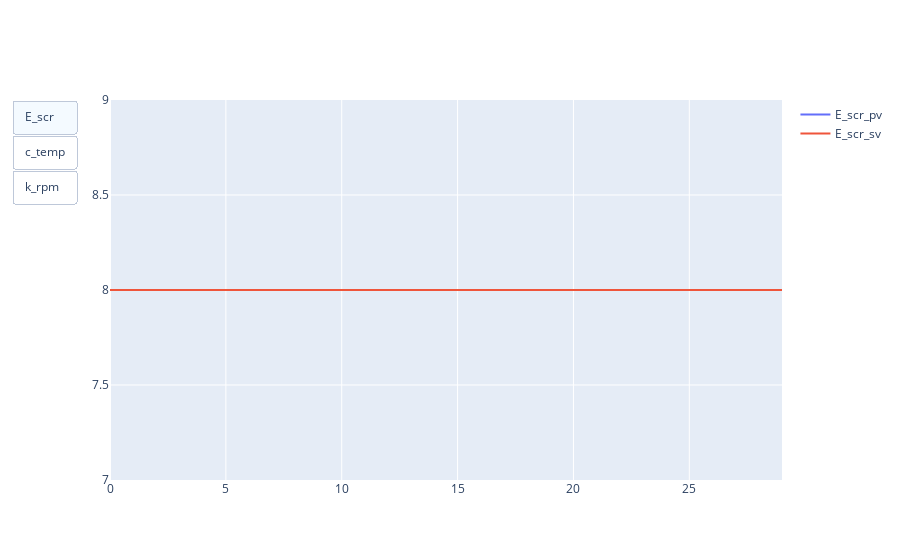

The notebook cell this image was saved under:
### Markdown cell above
### 그래프를 통으로 삭제 생성하는 예제

### Code cell
import pandas as pd
import plotly.graph_objects as go

# 데이터 로드
cnt = 0
WINDOW_SIZE = 30
CM_DF = pd.read_csv("../data/for_web.csv")
E_scr_pv = CM_DF["E_scr_pv"]
E_scr_sv = CM_DF["E_scr_sv"]

c_temp_pv = CM_DF["c_temp_pv"]
c_temp_sv = CM_DF["c_temp_sv"]

k_rpm_pv = CM_DF["k_rpm_pv"]
k_rpm_sv = CM_DF["k_rpm_sv"]

n_temp_pv = CM_DF["n_temp_pv"]
n_temp_sv = CM_DF["n_temp_sv"]

s_temp_pv = CM_DF["s_temp_pv"]
s_temp_sv = CM_DF["s_temp_sv"]

# Figure 생성
new_fig = go.Figure()

# 그래프 생성
x = list(range(WINDOW_SIZE))

# E_scr_pv 트레이스 추가
new_fig.add_trace(go.Scatter(name='E_scr_pv', x=x, y=E_scr_pv[cnt:cnt+WINDOW_SIZE], visible=True))
# E_scr_sv 트레이스 추가
new_fig.add_trace(go.Scatter(name='E_scr_sv', x=x, y=E_scr_sv[cnt:cnt+WINDOW_SIZE], visible=True))

# 다른 트레이스들 추가 (기본적으로 보이지 않도록 설정)
new_fig.add_trace(go.Scatter(name='c_temp_pv', x=x, y=c_temp_pv[cnt:cnt+WINDOW_SIZE], visible=False))
new_fig.add_trace(go.Scatter(name='c_temp_sv', x=x, y=c_temp_sv[cnt:cnt+WINDOW_SIZE], visible=False))

new_fig.add_trace(go.Scatter(name='k_rpm_pv', x=x, y=k_rpm_pv[cnt:cnt+WINDOW_SIZE], visible=False))
new_fig.add_trace(go.Scatter(name='k_rpm_sv', x=x, y=k_rpm_sv[cnt:cnt+WINDOW_SIZE], visible=False))

new_fig.add_trace(go.Scatter(name='n_temp_pv', x=x, y=n_temp_pv[cnt:cnt+WINDOW_SIZE], visible=False))
new_fig.add_trace(go.Scatter(name='n_temp_sv', x=x, y=n_temp_sv[cnt:cnt+WINDOW_SIZE], visible=False))

new_fig.add_trace(go.Scatter(name='s_temp_pv', x=x, y=s_temp_pv[cnt:cnt+WINDOW_SIZE], visible=False))
new_fig.add_trace(go.Scatter(name='s_temp_sv', x=x, y=s_temp_sv[cnt:cnt+WINDOW_SIZE], visible=False))

# 버튼 3개 생성
new_fig.update_layout(
    updatemenus=[
        dict(
            type="buttons",
            active=0,  # 기본값으로 첫 번째 버튼 활성화
            buttons=list([
                dict(label="E_scr",
                     method="update",
                     args=[{"visible": [True, True, False, False, False, False, False, False, False, False]},
                           {"title": "E_scr"}]),
                dict(label="c_temp",
                     method="update",
                     args=[{"visible": [False, False, True, True, False, False, False, False, False, False]},
                           {"title": "c_temp"}]),
                dict(label="k_rpm",
                     method="update",
                     args=[{"visible": [False, False, False, False, True, True, False, False, False, False]},
                           {"title": "k_rpm"}]),
            ]),
        ),
    ]
)

new_fig.show()

### Figure 1 — Plotly figure (JSON) as saved in the notebook; plotly's stock layout.template omitted (floating-point values rounded to 4 significant figures)
{"data": [{"name": "E_scr_pv", "type": "scatter", "visible": true, "x": [0, 1, 2, 3, 4, 5, 6, 7, 8, 9, 10, 11, 12, 13, 14, 15, 16, 17, 18, 19, 20, 21, 22, 23, 24, 25, 26, 27, 28, 29], "y": [8, 8, 8, 8, 8, 8, 8, 8, 8, 8, 8, 8, 8, 8, 8, 8, 8, 8, 8, 8, 8, 8, 8, 8, 8, 8, 8, 8, 8, 8]}, {"name": "E_scr_sv", "type": "scatter", "visible": true, "x": [0, 1, 2, 3, 4, 5, 6, 7, 8, 9, 10, 11, 12, 13, 14, 15, 16, 17, 18, 19, 20, 21, 22, 23, 24, 25, 26, 27, 28, 29], "y": [8, 8, 8, 8, 8, 8, 8, 8, 8, 8, 8, 8, 8, 8, 8, 8, 8, 8, 8, 8, 8, 8, 8, 8, 8, 8, 8, 8, 8, 8]}, {"name": "c_temp_pv", "type": "scatter", "visible": false, "x": [0, 1, 2, 3, 4, 5, 6, 7, 8, 9, 10, 11, 12, 13, 14, 15, 16, 17, 18, 19, 20, 21, 22, 23, 24, 25, 26, 27, 28, 29], "y": [69.6, 69.8, 69.7, 69.7, 69.7, 69.7, 69.8, 69.8, 69.9, 69.7, 69.7, 69.7, 69.7, 69.7, 69.8, 69.6, 69.4, 69.4, 69.4, 69.4, 69.5, 69.4, 69.5, 69.4, 69.4, 69.5, 69.4, 69.5, 69.4, 69.4]}, {"name": "c_temp_sv", "type": "scatter", "visible": false, "x": [0, 1, 2, 3, 4, 5, 6, 7, 8, 9, 10, 11, 12, 13, 14, 15, 16, 17, 18, 19, 20, 21, 22, 23, 24, 25, 26, 27, 28, 29], "y": [70, 70, 70, 70, 70, 70, 70, 70, 70, 70, 70, 70, 70, 70, 70, 70, 70, 70, 70, 70, 70, 70, 70, 70, 70, 70, 70, 70, 70, 70]}, {"name": "k_rpm_pv", "type": "scatter", "visible": false, "x": [0, 1, 2, 3, 4, 5, 6, 7, 8, 9, 10, 11, 12, 13, 14, 15, 16, 17, 18, 19, 20, 21, 22, 23, 24, 25, 26, 27, 28, 29], "y": [189, 189, 189, 189, 189, 189, 189, 189, 189, 189, 189, 189, 189, 189, 189, 189, 189, 189, 189, 189, 189, 189, 189, 189, 189, 189, 189, 189, 189, 189]}, {"name": "k_rpm_sv", "type": "scatter", "visible": false, "x": [0, 1, 2, 3, 4, 5, 6, 7, 8, 9, 10, 11, 12, 13, 14, 15, 16, 17, 18, 19, 20, 21, 22, 23, 24, 25, 26, 27, 28, 29], "y": [180, 180, 180, 180, 180, 180, 180, 180, 180, 180, 180, 180, 180, 180, 180, 180, 180, 180, 180, 180, 180, 180, 180, 180, 180, 180, 180, 180, 180, 180]}, {"name": "n_temp_pv", "type": "scatter", "visible": false, "x": [0, 1, 2, 3, 4, 5, 6, 7, 8, 9, 10, 11, 12, 13, 14, 15, 16, 17, 18, 19, 20, 21, 22, 23, 24, 25, 26, 27, 28, 29], "y": [67.2, 67.2, 67.9, 67.8, 67.8, 67.4, 67.4, 66.7, 66.8, 67.8, 67.8, 66.9, 66.9, 67.3, 67.3, 67.2, 69.4, 69.5, 69.5, 69.6, 69.5, 70.3, 70.3, 70.4, 70.4, 70.5, 70.3, 70.4, 70.6, 70.6]}, {"name": "n_temp_sv", "type": "scatter", "visible": false, "x": [0, 1, 2, 3, 4, 5, 6, 7, 8, 9, 10, 11, 12, 13, 14, 15, 16, 17, 18, 19, 20, 21, 22, 23, 24, 25, 26, 27, 28, 29], "y": [70, 70, 70, 70, 70, 70, 70, 70, 70, 70, 70, 70, 70, 70, 70, 70, 70, 70, 70, 70, 70, 70, 70, 70, 70, 70, 70, 70, 70, 70]}, {"name": "s_temp_pv", "type": "scatter", "visible": false, "x": [0, 1, 2, 3, 4, 5, 6, 7, 8, 9, 10, 11, 12, 13, 14, 15, 16, 17, 18, 19, 20, 21, 22, 23, 24, 25, 26, 27, 28, 29], "y": [67.1, 67, 65.9, 65.9, 65.9, 65.8, 66, 68.1, 67.9, 66.2, 66.3, 68.8, 68.7, 67.5, 67.7, 67.6, 68.4, 68.2, 68.3, 68.3, 68.3, 70.8, 70.8, 70.8, 70.8, 70.9, 70.9, 71, 70.4, 70.3]}, {"name": "s_temp_sv", "type": "scatter", "visible": false, "x": [0, 1, 2, 3, 4, 5, 6, 7, 8, 9, 10, 11, 12, 13, 14, 15, 16, 17, 18, 19, 20, 21, 22, 23, 24, 25, 26, 27, 28, 29], "y": [70, 70, 70, 70, 70, 70, 70, 70, 70, 70, 70, 70, 70, 70, 70, 70, 70, 70, 70, 70, 70, 70, 70, 70, 70, 70, 70, 70, 70, 70]}], "layout": {"updatemenus": [{"active": 0, "buttons": [{"args": [{"visible": [true, true, false, false, false, false, false, false, false, false]}, {"title": "E_scr"}], "label": "E_scr", "method": "update"}, {"args": [{"visible": [false, false, true, true, false, false, false, false, false, false]}, {"title": "c_temp"}], "label": "c_temp", "method": "update"}, {"args": [{"visible": [false, false, false, false, true, true, false, false, false, false]}, {"title": "k_rpm"}], "label": "k_rpm", "method": "update"}], "type": "buttons"}]}}
